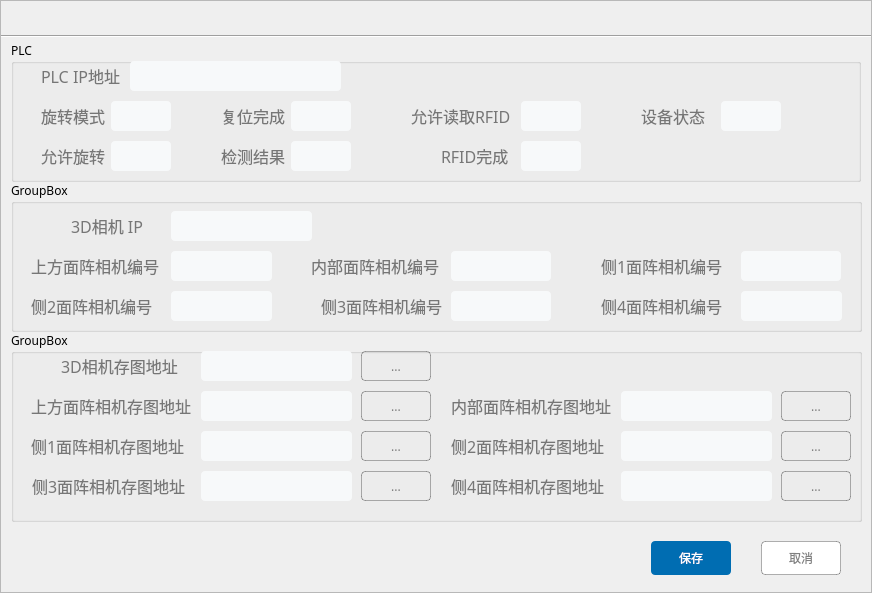
<?xml version="1.0" encoding="UTF-8"?>
<ui version="4.0">
 <class>ConfigDialog</class>
 <widget class="QDialog" name="ConfigDialog">
  <property name="geometry">
   <rect>
    <x>0</x>
    <y>0</y>
    <width>872</width>
    <height>593</height>
   </rect>
  </property>
  <property name="sizePolicy">
   <sizepolicy hsizetype="Expanding" vsizetype="Preferred">
    <horstretch>0</horstretch>
    <verstretch>0</verstretch>
   </sizepolicy>
  </property>
  <property name="minimumSize">
   <size>
    <width>850</width>
    <height>0</height>
   </size>
  </property>
  <property name="maximumSize">
   <size>
    <width>1140</width>
    <height>16777215</height>
   </size>
  </property>
  <layout class="QGridLayout" name="gridLayout">
   <property name="leftMargin">
    <number>0</number>
   </property>
   <property name="topMargin">
    <number>0</number>
   </property>
   <property name="rightMargin">
    <number>0</number>
   </property>
   <property name="bottomMargin">
    <number>0</number>
   </property>
   <property name="spacing">
    <number>0</number>
   </property>
   <item row="0" column="0">
    <widget class="QFrame" name="frame">
     <property name="frameShape">
      <enum>QFrame::StyledPanel</enum>
     </property>
     <property name="frameShadow">
      <enum>QFrame::Raised</enum>
     </property>
     <layout class="QVBoxLayout" name="verticalLayout">
      <property name="spacing">
       <number>0</number>
      </property>
      <property name="leftMargin">
       <number>0</number>
      </property>
      <property name="topMargin">
       <number>0</number>
      </property>
      <property name="rightMargin">
       <number>0</number>
      </property>
      <property name="bottomMargin">
       <number>0</number>
      </property>
      <item>
       <widget class="QWidget" name="titlebar" native="true">
        <property name="minimumSize">
         <size>
          <width>0</width>
          <height>30</height>
         </size>
        </property>
        <property name="maximumSize">
         <size>
          <width>16777215</width>
          <height>30</height>
         </size>
        </property>
        <layout class="QHBoxLayout" name="titlebar_layout">
         <property name="spacing">
          <number>0</number>
         </property>
         <property name="leftMargin">
          <number>0</number>
         </property>
         <property name="topMargin">
          <number>0</number>
         </property>
         <property name="rightMargin">
          <number>0</number>
         </property>
         <property name="bottomMargin">
          <number>0</number>
         </property>
        </layout>
       </widget>
      </item>
      <item>
       <widget class="QWidget" name="mainWidget" native="true">
        <property name="font">
         <font>
          <family>Microsoft YaHei</family>
         </font>
        </property>
        <property name="styleSheet">
         <string notr="true"/>
        </property>
        <widget class="QPushButton" name="ButtonSave">
         <property name="geometry">
          <rect>
           <x>650</x>
           <y>510</y>
           <width>80</width>
           <height>34</height>
          </rect>
         </property>
         <property name="styleSheet">
          <string notr="true">background: #006db2;
border-radius: 4px;
color: white;</string>
         </property>
         <property name="text">
          <string>保存</string>
         </property>
        </widget>
        <widget class="QPushButton" name="ButtonCancel">
         <property name="geometry">
          <rect>
           <x>760</x>
           <y>510</y>
           <width>80</width>
           <height>34</height>
          </rect>
         </property>
         <property name="styleSheet">
          <string notr="true">background: white;
border: 1px solid rgba(0,0,0,0.3);
border-radius: 4px;
color: rgba(0,0,0,0.5);</string>
         </property>
         <property name="text">
          <string>取消</string>
         </property>
        </widget>
        <widget class="Line" name="line">
         <property name="geometry">
          <rect>
           <x>0</x>
           <y>-60</y>
           <width>1141</width>
           <height>131</height>
          </rect>
         </property>
         <property name="orientation">
          <enum>Qt::Horizontal</enum>
         </property>
        </widget>
        <widget class="QGroupBox" name="groupBox">
         <property name="geometry">
          <rect>
           <x>10</x>
           <y>10</y>
           <width>850</width>
           <height>141</height>
          </rect>
         </property>
         <property name="title">
          <string>PLC</string>
         </property>
         <widget class="QLabel" name="label_3">
          <property name="geometry">
           <rect>
            <x>30</x>
            <y>20</y>
            <width>91</width>
            <height>30</height>
           </rect>
          </property>
          <property name="font">
           <font>
            <family>Microsoft YaHei</family>
            <pointsize>12</pointsize>
           </font>
          </property>
          <property name="styleSheet">
           <string notr="true">color: rgba(0,0,0,0.5);</string>
          </property>
          <property name="text">
           <string>PLC IP地址</string>
          </property>
         </widget>
         <widget class="QLineEdit" name="lineEditPLCIP">
          <property name="geometry">
           <rect>
            <x>119</x>
            <y>20</y>
            <width>211</width>
            <height>30</height>
           </rect>
          </property>
          <property name="styleSheet">
           <string notr="true">background: #f7f9fa;
	border-radius: 4px;
	padding-left: 4px;
	font-size: 14px;
	color: rgba(0,0,0,0.6);</string>
          </property>
         </widget>
         <widget class="QLineEdit" name="lineEditstate">
          <property name="geometry">
           <rect>
            <x>710</x>
            <y>60</y>
            <width>60</width>
            <height>30</height>
           </rect>
          </property>
          <property name="styleSheet">
           <string notr="true">background: #f7f9fa;
	border-radius: 4px;
	padding-left: 4px;
	font-size: 14px;
	color: rgba(0,0,0,0.6);</string>
          </property>
         </widget>
         <widget class="QLineEdit" name="lineEditrestoration">
          <property name="geometry">
           <rect>
            <x>280</x>
            <y>60</y>
            <width>60</width>
            <height>30</height>
           </rect>
          </property>
          <property name="styleSheet">
           <string notr="true">background: #f7f9fa;
	border-radius: 4px;
	padding-left: 4px;
	font-size: 14px;
	color: rgba(0,0,0,0.6);</string>
          </property>
         </widget>
         <widget class="QLabel" name="label_56">
          <property name="geometry">
           <rect>
            <x>400</x>
            <y>60</y>
            <width>111</width>
            <height>30</height>
           </rect>
          </property>
          <property name="font">
           <font>
            <family>Microsoft YaHei</family>
            <pointsize>12</pointsize>
           </font>
          </property>
          <property name="styleSheet">
           <string notr="true">color: rgba(0,0,0,0.5);</string>
          </property>
          <property name="text">
           <string>允许读取RFID</string>
          </property>
         </widget>
         <widget class="QLineEdit" name="lineEditrotate">
          <property name="geometry">
           <rect>
            <x>100</x>
            <y>60</y>
            <width>60</width>
            <height>30</height>
           </rect>
          </property>
          <property name="styleSheet">
           <string notr="true">background: #f7f9fa;
	border-radius: 4px;
	padding-left: 4px;
	font-size: 14px;
	color: rgba(0,0,0,0.6);</string>
          </property>
         </widget>
         <widget class="QLineEdit" name="lineEditallow">
          <property name="geometry">
           <rect>
            <x>510</x>
            <y>60</y>
            <width>60</width>
            <height>30</height>
           </rect>
          </property>
          <property name="styleSheet">
           <string notr="true">background: #f7f9fa;
	border-radius: 4px;
	padding-left: 4px;
	font-size: 14px;
	color: rgba(0,0,0,0.6);</string>
          </property>
         </widget>
         <widget class="QLabel" name="label_35">
          <property name="geometry">
           <rect>
            <x>30</x>
            <y>60</y>
            <width>81</width>
            <height>30</height>
           </rect>
          </property>
          <property name="font">
           <font>
            <family>Microsoft YaHei</family>
            <pointsize>12</pointsize>
           </font>
          </property>
          <property name="styleSheet">
           <string notr="true">color: rgba(0,0,0,0.5);</string>
          </property>
          <property name="text">
           <string>旋转模式</string>
          </property>
         </widget>
         <widget class="QLabel" name="label_34">
          <property name="geometry">
           <rect>
            <x>210</x>
            <y>60</y>
            <width>71</width>
            <height>30</height>
           </rect>
          </property>
          <property name="font">
           <font>
            <family>Microsoft YaHei</family>
            <pointsize>12</pointsize>
           </font>
          </property>
          <property name="styleSheet">
           <string notr="true">color: rgba(0,0,0,0.5);</string>
          </property>
          <property name="text">
           <string>复位完成</string>
          </property>
         </widget>
         <widget class="QLabel" name="label_37">
          <property name="geometry">
           <rect>
            <x>630</x>
            <y>60</y>
            <width>71</width>
            <height>30</height>
           </rect>
          </property>
          <property name="font">
           <font>
            <family>Microsoft YaHei</family>
            <pointsize>12</pointsize>
           </font>
          </property>
          <property name="styleSheet">
           <string notr="true">color: rgba(0,0,0,0.5);</string>
          </property>
          <property name="text">
           <string>设备状态</string>
          </property>
         </widget>
         <widget class="QLabel" name="label_55">
          <property name="geometry">
           <rect>
            <x>430</x>
            <y>100</y>
            <width>71</width>
            <height>30</height>
           </rect>
          </property>
          <property name="font">
           <font>
            <family>Microsoft YaHei</family>
            <pointsize>12</pointsize>
           </font>
          </property>
          <property name="styleSheet">
           <string notr="true">color: rgba(0,0,0,0.5);</string>
          </property>
          <property name="text">
           <string>RFID完成</string>
          </property>
         </widget>
         <widget class="QLabel" name="label_39">
          <property name="geometry">
           <rect>
            <x>210</x>
            <y>100</y>
            <width>71</width>
            <height>30</height>
           </rect>
          </property>
          <property name="font">
           <font>
            <family>Microsoft YaHei</family>
            <pointsize>12</pointsize>
           </font>
          </property>
          <property name="styleSheet">
           <string notr="true">color: rgba(0,0,0,0.5);</string>
          </property>
          <property name="text">
           <string>检测结果</string>
          </property>
         </widget>
         <widget class="QLineEdit" name="lineEditresult">
          <property name="geometry">
           <rect>
            <x>280</x>
            <y>100</y>
            <width>60</width>
            <height>30</height>
           </rect>
          </property>
          <property name="styleSheet">
           <string notr="true">background: #f7f9fa;
	border-radius: 4px;
	padding-left: 4px;
	font-size: 14px;
	color: rgba(0,0,0,0.6);</string>
          </property>
         </widget>
         <widget class="QLineEdit" name="lineEditaccomplish">
          <property name="geometry">
           <rect>
            <x>510</x>
            <y>100</y>
            <width>60</width>
            <height>30</height>
           </rect>
          </property>
          <property name="styleSheet">
           <string notr="true">background: #f7f9fa;
	border-radius: 4px;
	padding-left: 4px;
	font-size: 14px;
	color: rgba(0,0,0,0.6);</string>
          </property>
         </widget>
         <widget class="QLabel" name="label_41">
          <property name="geometry">
           <rect>
            <x>30</x>
            <y>100</y>
            <width>71</width>
            <height>30</height>
           </rect>
          </property>
          <property name="font">
           <font>
            <family>Microsoft YaHei</family>
            <pointsize>12</pointsize>
           </font>
          </property>
          <property name="styleSheet">
           <string notr="true">color: rgba(0,0,0,0.5);</string>
          </property>
          <property name="text">
           <string>允许旋转</string>
          </property>
         </widget>
         <widget class="QLineEdit" name="lineEditAllowed">
          <property name="geometry">
           <rect>
            <x>100</x>
            <y>100</y>
            <width>60</width>
            <height>30</height>
           </rect>
          </property>
          <property name="styleSheet">
           <string notr="true">background: #f7f9fa;
	border-radius: 4px;
	padding-left: 4px;
	font-size: 14px;
	color: rgba(0,0,0,0.6);</string>
          </property>
         </widget>
        </widget>
        <widget class="QGroupBox" name="groupBox_2">
         <property name="geometry">
          <rect>
           <x>10</x>
           <y>150</y>
           <width>851</width>
           <height>151</height>
          </rect>
         </property>
         <property name="title">
          <string>GroupBox</string>
         </property>
         <widget class="QLineEdit" name="lineEditstereo">
          <property name="geometry">
           <rect>
            <x>160</x>
            <y>30</y>
            <width>141</width>
            <height>30</height>
           </rect>
          </property>
          <property name="styleSheet">
           <string notr="true">background: #f7f9fa;
	border-radius: 4px;
	padding-left: 4px;
	font-size: 14px;
	color: rgba(0,0,0,0.6);</string>
          </property>
         </widget>
         <widget class="QLabel" name="labelmateial">
          <property name="geometry">
           <rect>
            <x>60</x>
            <y>30</y>
            <width>81</width>
            <height>30</height>
           </rect>
          </property>
          <property name="font">
           <font>
            <family>Microsoft YaHei</family>
            <pointsize>12</pointsize>
           </font>
          </property>
          <property name="styleSheet">
           <string notr="true">color: rgba(0,0,0,0.5);</string>
          </property>
          <property name="text">
           <string>3D相机 IP</string>
          </property>
         </widget>
         <widget class="QLineEdit" name="lineEditside2">
          <property name="geometry">
           <rect>
            <x>160</x>
            <y>110</y>
            <width>101</width>
            <height>30</height>
           </rect>
          </property>
          <property name="styleSheet">
           <string notr="true">background: #f7f9fa;
	border-radius: 4px;
	padding-left: 4px;
	font-size: 14px;
	color: rgba(0,0,0,0.6);</string>
          </property>
         </widget>
         <widget class="QLineEdit" name="lineEdittop">
          <property name="geometry">
           <rect>
            <x>160</x>
            <y>70</y>
            <width>101</width>
            <height>30</height>
           </rect>
          </property>
          <property name="styleSheet">
           <string notr="true">background: #f7f9fa;
	border-radius: 4px;
	padding-left: 4px;
	font-size: 14px;
	color: rgba(0,0,0,0.6);</string>
          </property>
         </widget>
         <widget class="QLabel" name="labelstart1">
          <property name="geometry">
           <rect>
            <x>20</x>
            <y>70</y>
            <width>131</width>
            <height>30</height>
           </rect>
          </property>
          <property name="font">
           <font>
            <family>Microsoft YaHei</family>
            <pointsize>12</pointsize>
           </font>
          </property>
          <property name="styleSheet">
           <string notr="true">color: rgba(0,0,0,0.5);</string>
          </property>
          <property name="text">
           <string>上方面阵相机编号</string>
          </property>
         </widget>
         <widget class="QLabel" name="label_54">
          <property name="geometry">
           <rect>
            <x>20</x>
            <y>110</y>
            <width>121</width>
            <height>30</height>
           </rect>
          </property>
          <property name="font">
           <font>
            <family>Microsoft YaHei</family>
            <pointsize>12</pointsize>
           </font>
          </property>
          <property name="styleSheet">
           <string notr="true">color: rgba(0,0,0,0.5);</string>
          </property>
          <property name="text">
           <string>侧2面阵相机编号</string>
          </property>
         </widget>
         <widget class="QLabel" name="label_53">
          <property name="geometry">
           <rect>
            <x>590</x>
            <y>70</y>
            <width>121</width>
            <height>30</height>
           </rect>
          </property>
          <property name="font">
           <font>
            <family>Microsoft YaHei</family>
            <pointsize>12</pointsize>
           </font>
          </property>
          <property name="styleSheet">
           <string notr="true">color: rgba(0,0,0,0.5);</string>
          </property>
          <property name="text">
           <string>侧1面阵相机编号</string>
          </property>
         </widget>
         <widget class="QLineEdit" name="lineEditside1">
          <property name="geometry">
           <rect>
            <x>730</x>
            <y>70</y>
            <width>100</width>
            <height>30</height>
           </rect>
          </property>
          <property name="styleSheet">
           <string notr="true">background: #f7f9fa;
	border-radius: 4px;
	padding-left: 4px;
	font-size: 14px;
	color: rgba(0,0,0,0.6);</string>
          </property>
         </widget>
         <widget class="QLineEdit" name="lineEditin">
          <property name="geometry">
           <rect>
            <x>440</x>
            <y>70</y>
            <width>100</width>
            <height>30</height>
           </rect>
          </property>
          <property name="styleSheet">
           <string notr="true">background: #f7f9fa;
	border-radius: 4px;
	padding-left: 4px;
	font-size: 14px;
	color: rgba(0,0,0,0.6);</string>
          </property>
         </widget>
         <widget class="QLabel" name="label_40">
          <property name="geometry">
           <rect>
            <x>300</x>
            <y>70</y>
            <width>131</width>
            <height>30</height>
           </rect>
          </property>
          <property name="font">
           <font>
            <family>Microsoft YaHei</family>
            <pointsize>12</pointsize>
           </font>
          </property>
          <property name="styleSheet">
           <string notr="true">color: rgba(0,0,0,0.5);</string>
          </property>
          <property name="text">
           <string>内部面阵相机编号</string>
          </property>
         </widget>
         <widget class="QLabel" name="label_57">
          <property name="geometry">
           <rect>
            <x>590</x>
            <y>110</y>
            <width>121</width>
            <height>30</height>
           </rect>
          </property>
          <property name="font">
           <font>
            <family>Microsoft YaHei</family>
            <pointsize>12</pointsize>
           </font>
          </property>
          <property name="styleSheet">
           <string notr="true">color: rgba(0,0,0,0.5);</string>
          </property>
          <property name="text">
           <string>侧4面阵相机编号</string>
          </property>
         </widget>
         <widget class="QLabel" name="label_58">
          <property name="geometry">
           <rect>
            <x>310</x>
            <y>110</y>
            <width>121</width>
            <height>30</height>
           </rect>
          </property>
          <property name="font">
           <font>
            <family>Microsoft YaHei</family>
            <pointsize>12</pointsize>
           </font>
          </property>
          <property name="styleSheet">
           <string notr="true">color: rgba(0,0,0,0.5);</string>
          </property>
          <property name="text">
           <string>侧3面阵相机编号</string>
          </property>
         </widget>
         <widget class="QLineEdit" name="lineEditside4">
          <property name="geometry">
           <rect>
            <x>730</x>
            <y>110</y>
            <width>101</width>
            <height>30</height>
           </rect>
          </property>
          <property name="styleSheet">
           <string notr="true">background: #f7f9fa;
	border-radius: 4px;
	padding-left: 4px;
	font-size: 14px;
	color: rgba(0,0,0,0.6);</string>
          </property>
         </widget>
         <widget class="QLineEdit" name="lineEditside3">
          <property name="geometry">
           <rect>
            <x>440</x>
            <y>110</y>
            <width>100</width>
            <height>30</height>
           </rect>
          </property>
          <property name="styleSheet">
           <string notr="true">background: #f7f9fa;
	border-radius: 4px;
	padding-left: 4px;
	font-size: 14px;
	color: rgba(0,0,0,0.6);</string>
          </property>
         </widget>
        </widget>
        <widget class="QGroupBox" name="groupBox_3">
         <property name="geometry">
          <rect>
           <x>10</x>
           <y>300</y>
           <width>851</width>
           <height>191</height>
          </rect>
         </property>
         <property name="title">
          <string>GroupBox</string>
         </property>
         <widget class="QPushButton" name="Buttonside4">
          <property name="geometry">
           <rect>
            <x>770</x>
            <y>140</y>
            <width>70</width>
            <height>30</height>
           </rect>
          </property>
          <property name="styleSheet">
           <string notr="true">border: 1px solid rgba(0,0,0,0.30);
	border-radius: 4px;
	color: rgba(0,0,0,0.50);</string>
          </property>
          <property name="text">
           <string>...</string>
          </property>
         </widget>
         <widget class="QLineEdit" name="lineEditside1Save">
          <property name="geometry">
           <rect>
            <x>190</x>
            <y>100</y>
            <width>151</width>
            <height>30</height>
           </rect>
          </property>
          <property name="styleSheet">
           <string notr="true">background: #f7f9fa;
	border-radius: 4px;
	padding-left: 4px;
	font-size: 14px;
	color: rgba(0,0,0,0.6);</string>
          </property>
         </widget>
         <widget class="QLineEdit" name="lineEditside4Save">
          <property name="geometry">
           <rect>
            <x>610</x>
            <y>140</y>
            <width>151</width>
            <height>30</height>
           </rect>
          </property>
          <property name="styleSheet">
           <string notr="true">background: #f7f9fa;
	border-radius: 4px;
	padding-left: 4px;
	font-size: 14px;
	color: rgba(0,0,0,0.6);</string>
          </property>
         </widget>
         <widget class="QPushButton" name="Buttontop">
          <property name="geometry">
           <rect>
            <x>350</x>
            <y>60</y>
            <width>70</width>
            <height>30</height>
           </rect>
          </property>
          <property name="styleSheet">
           <string notr="true">border: 1px solid rgba(0,0,0,0.30);
	border-radius: 4px;
	color: rgba(0,0,0,0.50);</string>
          </property>
          <property name="text">
           <string>...</string>
          </property>
         </widget>
         <widget class="QLabel" name="label_16">
          <property name="geometry">
           <rect>
            <x>20</x>
            <y>100</y>
            <width>161</width>
            <height>30</height>
           </rect>
          </property>
          <property name="font">
           <font>
            <family>Microsoft YaHei</family>
            <pointsize>12</pointsize>
           </font>
          </property>
          <property name="styleSheet">
           <string notr="true">color: rgba(0,0,0,0.5);</string>
          </property>
          <property name="text">
           <string>侧1面阵相机存图地址</string>
          </property>
         </widget>
         <widget class="QLineEdit" name="lineEditinSave">
          <property name="geometry">
           <rect>
            <x>610</x>
            <y>60</y>
            <width>151</width>
            <height>30</height>
           </rect>
          </property>
          <property name="styleSheet">
           <string notr="true">background: #f7f9fa;
	border-radius: 4px;
	padding-left: 4px;
	font-size: 14px;
	color: rgba(0,0,0,0.6);</string>
          </property>
         </widget>
         <widget class="QLabel" name="label_15">
          <property name="geometry">
           <rect>
            <x>20</x>
            <y>60</y>
            <width>161</width>
            <height>30</height>
           </rect>
          </property>
          <property name="font">
           <font>
            <family>Microsoft YaHei</family>
            <pointsize>12</pointsize>
           </font>
          </property>
          <property name="styleSheet">
           <string notr="true">color: rgba(0,0,0,0.5);</string>
          </property>
          <property name="text">
           <string>上方面阵相机存图地址</string>
          </property>
         </widget>
         <widget class="QLineEdit" name="lineEditside2Save">
          <property name="geometry">
           <rect>
            <x>610</x>
            <y>100</y>
            <width>151</width>
            <height>30</height>
           </rect>
          </property>
          <property name="styleSheet">
           <string notr="true">background: #f7f9fa;
	border-radius: 4px;
	padding-left: 4px;
	font-size: 14px;
	color: rgba(0,0,0,0.6);</string>
          </property>
         </widget>
         <widget class="QLabel" name="label_20">
          <property name="geometry">
           <rect>
            <x>440</x>
            <y>140</y>
            <width>161</width>
            <height>30</height>
           </rect>
          </property>
          <property name="font">
           <font>
            <family>Microsoft YaHei</family>
            <pointsize>12</pointsize>
           </font>
          </property>
          <property name="styleSheet">
           <string notr="true">color: rgba(0,0,0,0.5);</string>
          </property>
          <property name="text">
           <string>侧4面阵相机存图地址</string>
          </property>
         </widget>
         <widget class="QPushButton" name="Buttonin">
          <property name="geometry">
           <rect>
            <x>770</x>
            <y>60</y>
            <width>70</width>
            <height>30</height>
           </rect>
          </property>
          <property name="styleSheet">
           <string notr="true">border: 1px solid rgba(0,0,0,0.30);
	border-radius: 4px;
	color: rgba(0,0,0,0.50);</string>
          </property>
          <property name="text">
           <string>...</string>
          </property>
         </widget>
         <widget class="QLineEdit" name="lineEdittopSave">
          <property name="geometry">
           <rect>
            <x>190</x>
            <y>60</y>
            <width>151</width>
            <height>30</height>
           </rect>
          </property>
          <property name="styleSheet">
           <string notr="true">background: #f7f9fa;
	border-radius: 4px;
	padding-left: 4px;
	font-size: 14px;
	color: rgba(0,0,0,0.6);</string>
          </property>
         </widget>
         <widget class="QLabel" name="label_17">
          <property name="geometry">
           <rect>
            <x>440</x>
            <y>60</y>
            <width>171</width>
            <height>30</height>
           </rect>
          </property>
          <property name="font">
           <font>
            <family>Microsoft YaHei</family>
            <pointsize>12</pointsize>
           </font>
          </property>
          <property name="styleSheet">
           <string notr="true">color: rgba(0,0,0,0.5);</string>
          </property>
          <property name="text">
           <string>内部面阵相机存图地址</string>
          </property>
         </widget>
         <widget class="QPushButton" name="Buttonside1">
          <property name="geometry">
           <rect>
            <x>350</x>
            <y>100</y>
            <width>70</width>
            <height>30</height>
           </rect>
          </property>
          <property name="styleSheet">
           <string notr="true">border: 1px solid rgba(0,0,0,0.30);
	border-radius: 4px;
	color: rgba(0,0,0,0.50);</string>
          </property>
          <property name="text">
           <string>...</string>
          </property>
         </widget>
         <widget class="QLabel" name="label_21">
          <property name="geometry">
           <rect>
            <x>21</x>
            <y>140</y>
            <width>161</width>
            <height>30</height>
           </rect>
          </property>
          <property name="font">
           <font>
            <family>Microsoft YaHei</family>
            <pointsize>12</pointsize>
           </font>
          </property>
          <property name="styleSheet">
           <string notr="true">color: rgba(0,0,0,0.5);</string>
          </property>
          <property name="text">
           <string>侧3面阵相机存图地址</string>
          </property>
         </widget>
         <widget class="QPushButton" name="Buttonside2">
          <property name="geometry">
           <rect>
            <x>770</x>
            <y>100</y>
            <width>70</width>
            <height>30</height>
           </rect>
          </property>
          <property name="styleSheet">
           <string notr="true">border: 1px solid rgba(0,0,0,0.30);
	border-radius: 4px;
	color: rgba(0,0,0,0.50);</string>
          </property>
          <property name="text">
           <string>...</string>
          </property>
         </widget>
         <widget class="QLineEdit" name="lineEditside3Save">
          <property name="geometry">
           <rect>
            <x>190</x>
            <y>140</y>
            <width>151</width>
            <height>30</height>
           </rect>
          </property>
          <property name="styleSheet">
           <string notr="true">background: #f7f9fa;
	border-radius: 4px;
	padding-left: 4px;
	font-size: 14px;
	color: rgba(0,0,0,0.6);</string>
          </property>
         </widget>
         <widget class="QLabel" name="label_18">
          <property name="geometry">
           <rect>
            <x>440</x>
            <y>100</y>
            <width>171</width>
            <height>30</height>
           </rect>
          </property>
          <property name="font">
           <font>
            <family>Microsoft YaHei</family>
            <pointsize>12</pointsize>
           </font>
          </property>
          <property name="styleSheet">
           <string notr="true">color: rgba(0,0,0,0.5);</string>
          </property>
          <property name="text">
           <string>侧2面阵相机存图地址</string>
          </property>
         </widget>
         <widget class="QPushButton" name="Buttonside3">
          <property name="geometry">
           <rect>
            <x>350</x>
            <y>140</y>
            <width>70</width>
            <height>30</height>
           </rect>
          </property>
          <property name="styleSheet">
           <string notr="true">border: 1px solid rgba(0,0,0,0.30);
	border-radius: 4px;
	color: rgba(0,0,0,0.50);</string>
          </property>
          <property name="text">
           <string>...</string>
          </property>
         </widget>
         <widget class="QLineEdit" name="lineEditstereoSave">
          <property name="geometry">
           <rect>
            <x>190</x>
            <y>20</y>
            <width>151</width>
            <height>30</height>
           </rect>
          </property>
          <property name="styleSheet">
           <string notr="true">background: #f7f9fa;
	border-radius: 4px;
	padding-left: 4px;
	font-size: 14px;
	color: rgba(0,0,0,0.6);</string>
          </property>
         </widget>
         <widget class="QLabel" name="label_19">
          <property name="geometry">
           <rect>
            <x>50</x>
            <y>20</y>
            <width>131</width>
            <height>30</height>
           </rect>
          </property>
          <property name="font">
           <font>
            <family>Microsoft YaHei</family>
            <pointsize>12</pointsize>
           </font>
          </property>
          <property name="styleSheet">
           <string notr="true">color: rgba(0,0,0,0.5);</string>
          </property>
          <property name="text">
           <string>3D相机存图地址</string>
          </property>
         </widget>
         <widget class="QPushButton" name="Buttonstereo">
          <property name="geometry">
           <rect>
            <x>350</x>
            <y>20</y>
            <width>70</width>
            <height>30</height>
           </rect>
          </property>
          <property name="styleSheet">
           <string notr="true">border: 1px solid rgba(0,0,0,0.30);
	border-radius: 4px;
	color: rgba(0,0,0,0.50);</string>
          </property>
          <property name="text">
           <string>...</string>
          </property>
         </widget>
        </widget>
        <zorder>line</zorder>
        <zorder>ButtonSave</zorder>
        <zorder>ButtonCancel</zorder>
        <zorder>groupBox</zorder>
        <zorder>groupBox_2</zorder>
        <zorder>groupBox_3</zorder>
       </widget>
      </item>
     </layout>
    </widget>
   </item>
  </layout>
 </widget>
 <resources>
  <include location="../../CHOWTAIFOOK_Detection.qrc"/>
 </resources>
 <connections/>
</ui>
